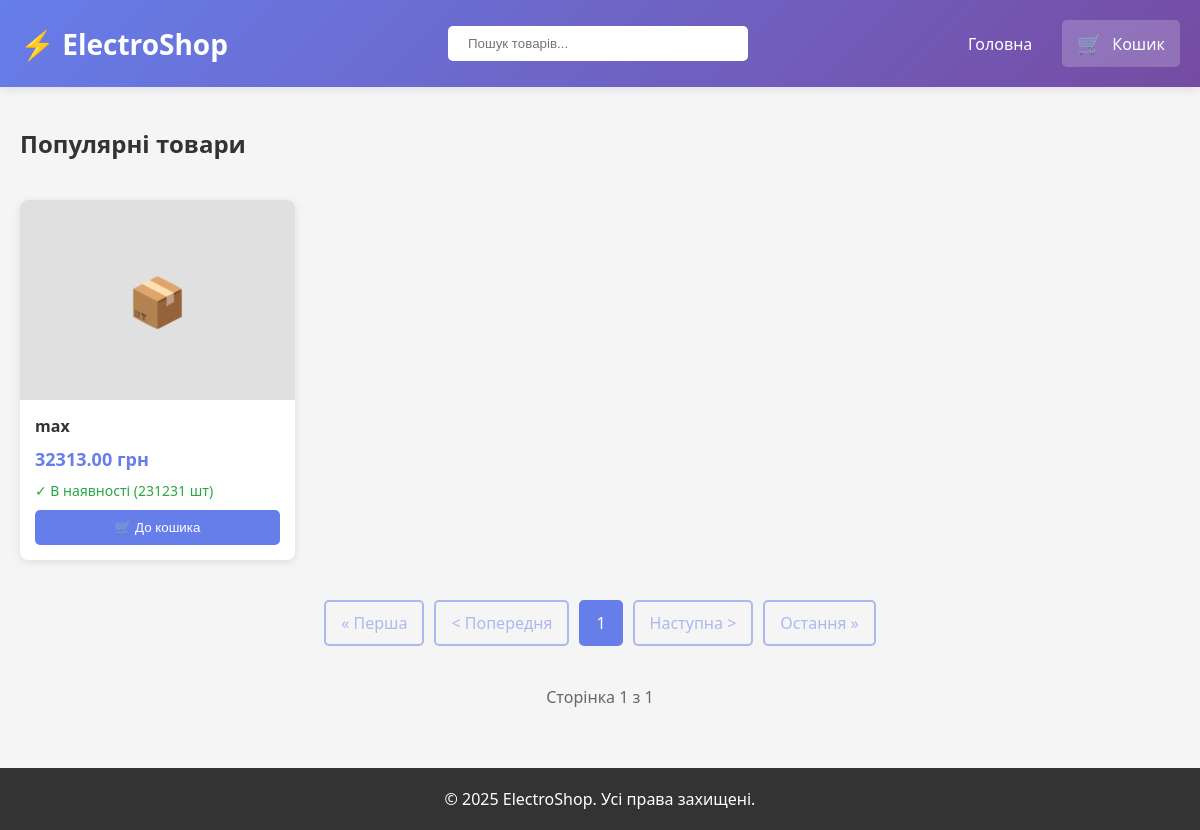
The page / on the database its author committed.
### default/models.py (models this page shows, shortened)
class Product(models.Model):
    name = models.CharField(max_length=255)
    description = models.TextField()
    price = models.DecimalField(max_digits=10, decimal_places=2)
    stock = models.PositiveIntegerField()
    rating = models.FloatField(default=0.0)

### default/views.py (the view)
# urls.py: 2. Add a URL to urlpatterns:  path('', views.home, name='home')
def home(request):
    products = Product.objects.all()
    paginator = Paginator(products, 6)
    page_number = request.GET.get('page')
    page_obj = paginator.get_page(page_number)
    context = {
        'page_obj': page_obj,
        'products': page_obj.object_list
    }
    return render(request, 'index.html', context)

### default/templates/index.html (shortened to what this page needs)
{% extends 'base.html' %}
{% block content %}
<h2 style="margin: 40px 0 20px;">Популярні товари</h2>
<div class="products">
    {% for product in products %}
        <div class="product-card">
            <a href="{% url 'product_detail' product.id %}" style="text-decoration: none; color: inherit;">
                <div class="product-image">📦</div>
            </a>
            <div class="product-info">
                <a href="{% url 'product_detail' product.id %}" style="text-decoration: none; color: inherit;">
                    <div class="product-name">{{ product.name }}</div>
                </a>
                <div class="product-price">{{ product.price|default:"N/A" }} грн</div>
                <div class="product-stock {% if product.stock == 0 %}out{% elif product.stock < 5 %}low{% endif %}">
                    {% if product.stock > 0 %}
                        ✓ В наявності ({{ product.stock }} шт)
                    {% else %}
                        ✗ Немає в наявності
                    {% endif %}
                </div>
                <form method="post" action="{% url 'add_to_basket' product.id %}">
                    <button type="submit" class="btn" {% if product.stock == 0 %}disabled{% endif %}>
                        {% if product.stock > 0 %}🛒 До кошика{% else %}Немає в наявності{% endif %}
                    </button>
                </form>
            </div>
        </div>
    {% empty %}
        <p style="grid-column: 1/-1; text-align: center; padding: 40px;">Товарів не знайдено</p>
    {% endfor %}
</div>
{% if page_obj %}
<div class="pagination">
    {% if page_obj.has_previous %}
        <a href="?page=1">« Перша</a>
        <a href="?page={{ page_obj.previous_page_number }}">< Попередня</a>
    {% else %}
        <span class="disabled">« Перша</span>
        <span class="disabled">< Попередня</span>
    {% endif %}
    {% for num in page_obj.paginator.page_range %}
        {% if page_obj.number == num %}
            <span class="current">{{ num }}</span>
        {% elif num > page_obj.number|add:'-3' and num < page_obj.number|add:'3' %}
            <a href="?page={{ num }}">{{ num }}</a>
        {% endif %}
    {% endfor %}
    {% if page_obj.has_next %}
        <a href="?page={{ page_obj.next_page_number }}">Наступна ></a>
        <a href="?page={{ page_obj.paginator.num_pages }}">Остання »</a>
    {% else %}
        <span class="disabled">Наступна ></span>
        <span class="disabled">Остання »</span>
    {% endif %}
</div>
<p style="text-align: center; color: #666;">
    Сторінка {{ page_obj.number }} з {{ page_obj.paginator.num_pages }}
</p>
{% endif %}
{% endblock %}

### default/templates/base.html (style rules this page uses)
* { margin: 0; padding: 0; box-sizing: border-box; }
body { font-family: 'Segoe UI', Tahoma, Geneva, Verdana, sans-serif; background-color: #f5f5f5; color: #333; }
.pagination { display: flex; justify-content: center; gap: 10px; margin: 40px 0; }
.pagination a, .pagination span { padding: 10px 15px; border: 2px solid #667eea; border-radius: 5px; text-decoration: none; color: #667eea; transition: all 0.3s; }
.pagination .current { background-color: #667eea; color: white; border-color: #667eea; }
.pagination .disabled { opacity: 0.5; cursor: not-allowed; }

### default/templates/index.html (style rules this page uses)
.products { display: grid; grid-template-columns: repeat(auto-fill, minmax(250px, 1fr)); gap: 20px; margin: 40px 0; }
.product-card { background: white; border-radius: 8px; overflow: hidden; box-shadow: 0 2px 8px rgba(0,0,0,0.1); transition: transform 0.3s, box-shadow 0.3s; }
.product-image { width: 100%; height: 200px; background: #e0e0e0; display: flex; align-items: center; justify-content: center; font-size: 48px; cursor: pointer; }
.product-info { padding: 15px; }
.product-name { font-size: 16px; font-weight: bold; margin-bottom: 10px; cursor: pointer; color: #333; transition: color 0.3s; }
.product-price { color: #667eea; font-size: 18px; font-weight: bold; margin-bottom: 10px; }
.product-stock { color: #28a745; font-size: 14px; margin-bottom: 10px; }
.btn { background-color: #667eea; color: white; border: none; padding: 10px 20px; border-radius: 5px; cursor: pointer; width: 100%; transition: background-color 0.3s; }

### rows shown on the page
Product: name "max", price "32313.00", stock "231231", shows "🛒 До кошика"

### other values the page prints
{{ num }} "1"
{{ page_obj.number }} "1"
{{ page_obj.paginator.num_pages }} "1"
